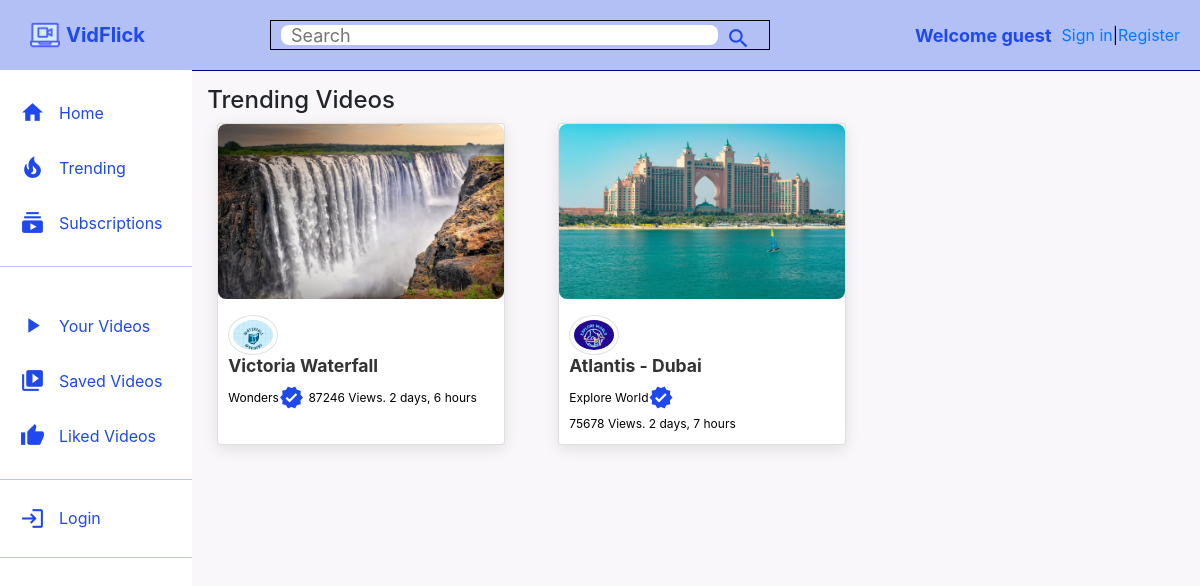
Screenshot of /trend/ with the database file from the repository.
### core/models.py (models this page shows, shortened)
class Video(models.Model):
    video = models.FileField(upload_to=user_directory_path)  # getting video from user and storing with user id by calling user_directory_path function.
    image = models.ImageField(upload_to=user_directory_path,null=True,blank=True)
    title = models.CharField(max_length=100)
    description = models.TextField(null=True, blank=True)
    tags = TaggableManager()
    date = models.DateTimeField(auto_now_add=True) # auto_now_add means it will take time and date of uploading the video.
    visibility =  models.CharField(choices=VISIBILITY,max_length=100,default='public')
    user = models.ForeignKey(User, on_delete=models.SET_NULL, null=True,related_name="user") # on_delete to specify if user get's delet then video should also get delete or not. CASCADE (delete)and SET_NULL(keep)
    views = models.IntegerField(default=0)
    likes = models.ManyToManyField(User,related_name="likes")
    dislikes = models.ManyToManyField(User,related_name="dislikes")

### userauths/models.py (models this page shows, shortened)
class User(AbstractUser):
    email = models.EmailField(unique=True,null=True)
    username = models.CharField(max_length=1000)
    groups = models.ManyToManyField(
        'auth.Group',
        related_name='userauths_groups',
        blank=True
    )
    user_permissions = models.ManyToManyField(
        'auth.Permission',
        related_name='userauths_permissions',
        blank=True
    )
    USERNAME_FIELD = "email"
    REQUIRED_FIELDS = ["username"]

### channel/models.py (models this page shows, shortened)
class Channel(models.Model):
    channel_art = models.ImageField(upload_to=user_directory_path,null=True,blank=True)
    image = models.ImageField(upload_to=user_directory_path,null=True,blank=True)
    full_name = models.CharField(max_length=100)
    channel_name = models.CharField(max_length=100)
    description = models.TextField(null=True, blank=True)
    keywords = TaggableManager()
    joined = models.DateTimeField(auto_now_add=True)
    status =  models.CharField(choices=STATUS,max_length=100,default='active')
    user = models.OneToOneField(User, on_delete=models.SET_NULL, null=True,related_name="channel_user")
    subscribers = models.ManyToManyField(User, related_name="user_sub")
    subs = models.IntegerField(default=0)
    verified = models.BooleanField(default=False)
    feature = models.BooleanField(default=True)
    bussiness_email = models.CharField(max_length=500, null=True)
    bussiness_location = models.CharField(max_length=500, null=True)

### core/views.py (the view)
# urls.py: path("trend/",views.trend,name="trend"),
def trend(request):
    video =Video.objects.filter(Q(visibility__in=["public", "private"])).order_by("-views") # all() ->all video will come. filter()-> particular filter videos will come.
    context = {
        "video": video,
    }
    return render(request,'trend.html',context)

### channel/context_processors.py (called while the page is built)
def user_channel(request):
    if request.user.is_authenticated:
        try:
            channel = Channel.objects.get(user=request.user)
        except Channel.DoesNotExist:
            channel = None
    else:
        channel = None
    return {'channel': channel}

### templates/trend.html (shortened to what this page needs)
{% extends 'base.html' %}
{% block content %}
{% include 'userauths/message.html'%}
<!DOCTYPE html>
<html lang="en">
<head>
    <link href="https://stackpath.bootstrapcdn.com/bootstrap/4.5.2/css/bootstrap.min.css" rel="stylesheet">
</head>
<body>
<div class="main_body">
    <div class="sidebar">
        <div class="sidebar_categories">
            <div class="sidebar_category">
                <a href="{% url 'index' %}"> <i class="material-icons">home</i></a>
                <a href="{% url 'index' %}"><span>Home</span></a>
            </div>
            <div class="sidebar_category">
                <a href="{% url 'trend' %}"><i class="material-icons">local_fire_department</i></a>
                <a href="{% url 'trend' %}"><span>Trending</span></a>
            </div>
            <div class="sidebar_category">
                <a href="{% url 'show_subscriptions' %}"><i class="material-icons">subscriptions</i></a>
                <a href="{% url 'show_subscriptions' %}"><span>Subscriptions</span></a>
            </div>
            <hr>
        </div>
        <div class="sidebar_categories">
            {% if channel.user == user%}
            <div class="sidebar_category">
                <a href="{% url 'your_videos' channel.id %}"><i class="material-icons">play_arrow</i></a>
                <a href="{% url 'your_videos' channel.id %}"><span>Your Videos</span></a>
            </div>
            {% else %}
            <div class="sidebar_category">
            <a href="{% url 'channeluser' %}"><i class="material-icons">play_arrow</i></a>
            <a href="{% url 'channeluser' %}"><span>Your Videos</span></a>
            </div>
            {% endif %}
            <div class="sidebar_category">
                <a href="{% url 'show_saved_video'  %}"><i class="material-icons">video_library</i></a>
                <a href="{% url 'show_saved_video'  %}"><span>Saved Videos</span></a>
            </div>
            <div class="sidebar_category">
                <a href="{% url 'show-liked-video'  %}">
                    <i class="material-icons">thumb_up</i>
                    <span>Liked Videos</span>
                </a>
            </div>
        </div>
        <hr>
        <div class="sidebar_categories">
            {% if not request.user.is_authenticated %}
            <a href="{% url 'sign-in' %}">
                <div class="sidebar_category">
                    <i class="material-icons">login</i>
                    <span>Login</span>
                </div>
            </a>
            {% endif %}
        </div>
        <hr>
    </div>
    <div class="videos">
        <div class="drop-down-container">
            <h4>Trending Videos</h4>
        </div>
        <div class="videos_container mt-10">
         {% for v in video %}
            {% if v.views > 70000 %}
            <div class="card video-card">
                <div class="video-thumbnail">
                    <a href="{% url 'video-detail' v.id %}"><img src="{{ v.image.url }}" alt=""></a>
                </div>
                <div class="video-details">
                    <div class="author">
                        <img src="{{ v.user.channel_user.image.url }}" alt="" class="img-thumbnail" style="width: 50px;">
                    </div>
                    <div class="video-title">
                        <a href="{% url 'video-detail' v.id %}">
                            <h3>{{ v.title }}</h3>
                        </a>
                        <a href=""><small>{{ v.user.channel_user.channel_name }} {% if v.user.channel_user.verified == True %}<i class="material-icons">verified</i>{% endif %}</small></a>
                        <span><small>{{ v.views }} Views. {{ v.date|timesince }}</small></span>
                    </div>
                </div>
            </div>
            {% endif %}
        {% endfor %}
        </div>
    </div>
</div>
</body>
</html>
{% endblock %}

### static/css/style.css (style rules this page uses)
* { margin: 0px; padding: 0px; box-sizing:border-box }
body { font-family: 'Roboto', sans-serif; }
.material-icons { color:royalblue }
.main_body { height: calc(100vh - 70px); display: flex; }
.sidebar { height:100%; width:230px; background-color: white; }
.sidebar_categories { width:100%; display: flex; flex-direction: column; margin-bottom: 15px; margin-top: 15px; }
.sidebar_category { display: flex; align-items: centre; padding: 10px 20px; }
.sidebar_category span { margin-left: 14px; }
hr { height:0.5px; background-color: blue; border: none; }
.videos { background-color: #f9f7f9; width: 100%; height:100%; padding: 15px 15px; border-top: 1.5px solid darkblue; }
h4 { margin-bottom: 10px; font-size: 17px; }
.videos_container { display: flex; flex-direction: row; justify-content: space-around; flex-wrap: wrap; }
.title a, span { text-decoration: none; color: black; }
small { display: inline-flex; align-items: center; }
.author img { object-fit: cover; height: 40px; width: 40px; border-radius: 60%; margin-right: 12px; margin-top: 6px; }
.drop-down-container { display: flex; align-items: center; justify-content: space-between; }
.sidebar_categories a { text-decoration: none; }
.video-details { padding: 0; margin: 0; padding: 10px; }
.video-details a { font-size: 13px; }
.video-details span { font-size: 13px; }

### templates/includes/navbar.html (style rules this page uses)
.material-icons { color: #1F49EF; font-size: 25px; transition: transform 0.3s ease, color 0.3s ease; }

### templates/trend.html (style rules this page uses)
body { background-color: #f9f7f9; }
.material-icons { color: #1F49EF; transition: color 0.3s ease, transform 0.3s ease; }
.sidebar_category a { text-decoration: none; display: flex; align-items: center; margin: 5px 0; }
.sidebar_category i, .sidebar_category span { color: #1F49EF; transition: color 0.3s ease; }
.card { transition: transform 0.3s ease, box-shadow 0.3s ease; }
.videos_container { display: flex; flex-wrap: wrap; justify-content: flex-start; gap: 43px; }
.video-card { width: 18rem; margin-left: 10px; box-shadow: 0px 4px 15px rgba(0, 0, 0, 0.1); margin-bottom: 10px; }
.video-thumbnail img { width: 100%; height: 175px; border-radius: 8px; }
.video-details { padding: 10px; }
.video-title h3 { font-size: 1.1rem; font-weight: bold; color: #333; }
.video-title small { color: black; font-size: 12px; }

### rows the page displays
Video: image (picture), user.channel_user.image (picture), title "Victoria Waterfall", user.channel_user.channel_name "Wonders", views "87246", date "2 days, 6 hours"
Video: image (picture), user.channel_user.image (picture), title "Atlantis - Dubai", user.channel_user.channel_name "Explore World", views "75678", date "2 days, 7 hours"
